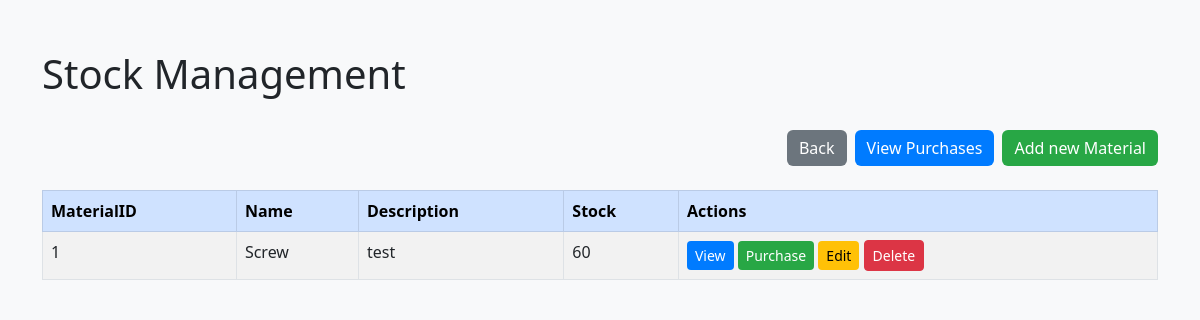
The page /materials on the database its author committed.
### model/model.py (models this page shows, shortened)
class Material(Base):
    __tablename__ = 'materials'
    material_id = Column(Integer, primary_key=True)
    name = Column(String)
    description = Column(String)
    stock = Column(Integer)
    purchases = relationship("MaterialPurchase", back_populates="material", cascade="all, delete-orphan")
    products = relationship("ProductMaterial", back_populates="material", cascade="all, delete-orphan")

### app.py (the view)
@app.route('/materials')
def materials():
    material_controller = MaterialController(session)
    materials = material_controller.get_all_materials()
    return render_template('stock.html', materials=materials)

### controller/controller.py (called while the page is built)
    def get_all_materials(self):
        return self.session.query(Material).all()

### templates/stock.html (shortened to what this page needs)
<!DOCTYPE html>
<html lang="en">
<head>
    <link href="https://cdn.jsdelivr.net/npm/bootstrap@5.3.0/dist/css/bootstrap.min.css" rel="stylesheet">
</head>
<body>
    <div class="container">
        <div class="d-flex justify-content-between align-items-center mb-4">
            <h1 class="display-6">Stock Management</h1>
        </div>
        <div class="d-flex justify-content-end mb-4">
            <a href="/" class="btn btn-secondary">Back</a>
            <a href="/material/purchases" class="btn btn-primary ms-2">View Purchases</a>
            <a href="/material/add" class="btn btn-success ms-2">Add new Material</a>
        </div>
        <div class="table-responsive">
            <table class="table table-striped table-bordered">
                <thead class="table-primary">
                    <tr>
                        <th>MaterialID</th>
                        <th>Name</th>
                        <th>Description</th>
                        <th>Stock</th>
                        <th>Actions</th>
                    </tr>
                </thead>
                <tbody>
                    {% for material in materials %}
                    <tr>
                        <td>{{ material.material_id }}</td>
                        <td>{{ material.name }}</td>
                        <td>{{ material.description }}</td>
                        <td>{{ material.stock }}</td>
                        <td>
                            <a href="/material/{{ material.material_id }}/purchase/" class="btn btn-primary btn-sm">View</a>
                            <a href="/material/{{ material.material_id }}/purchase/add" class="btn btn-success btn-sm">Purchase</a>
                            <a href="/material/{{ material.material_id }}/edit" class="btn btn-warning btn-sm">Edit</a>
                            <a href="/material/{{ material.material_id }}/delete" class="btn btn-danger btn-sm">Delete</a>
                        </td>
                    </tr>
                    {% endfor %}
                </tbody>
            </table>
        </div>
    </div>
</body>
</html>

### templates/stock.html (style rules this page uses)
body { background-color: #f8f9fa; }
.container { margin-top: 50px; }
.btn-primary { background-color: #007bff; border: none; }
.btn-success { background-color: #28a745; border: none; }
.btn-warning { background-color: #ffc107; border: none; }
.btn-secondary { background-color: #6c757d; border: none; }

### rows shown on the page
Material: material_id "1", name "Screw", description "test", stock "60"
